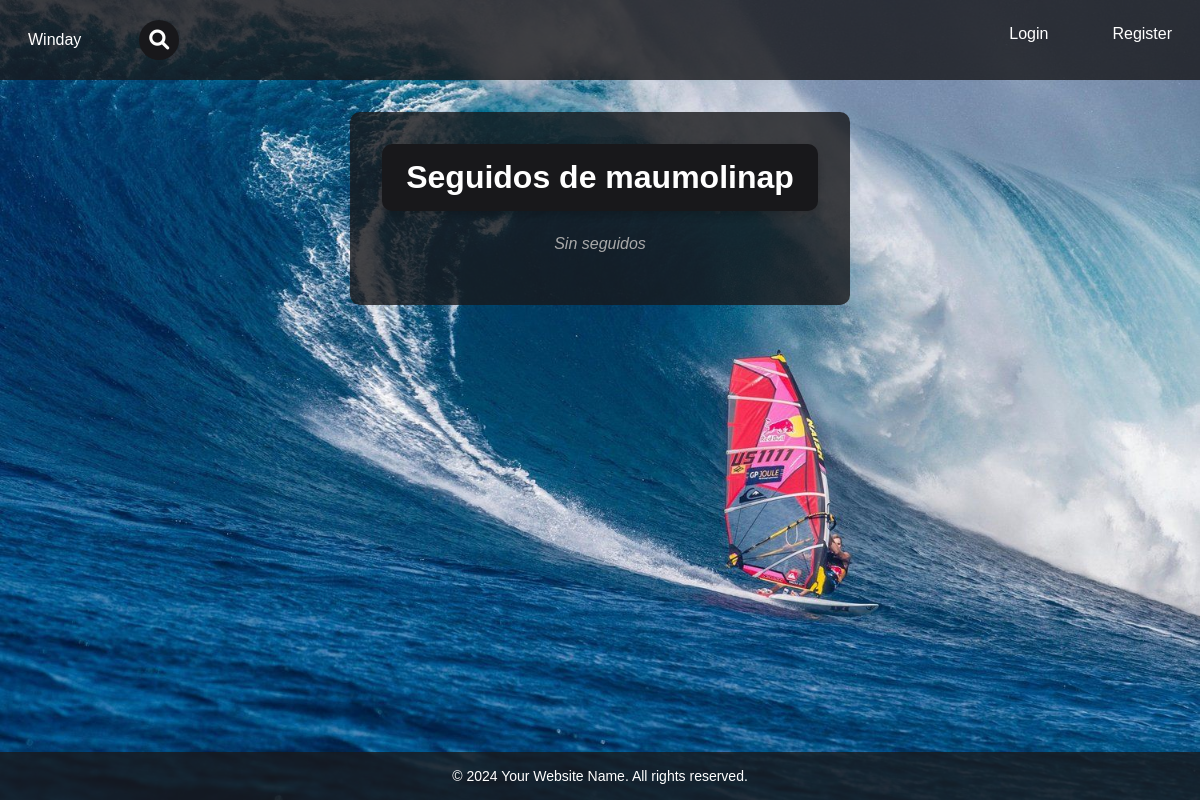
/profile_connections/2/?view=following, run on an earlier commit of the app's database.
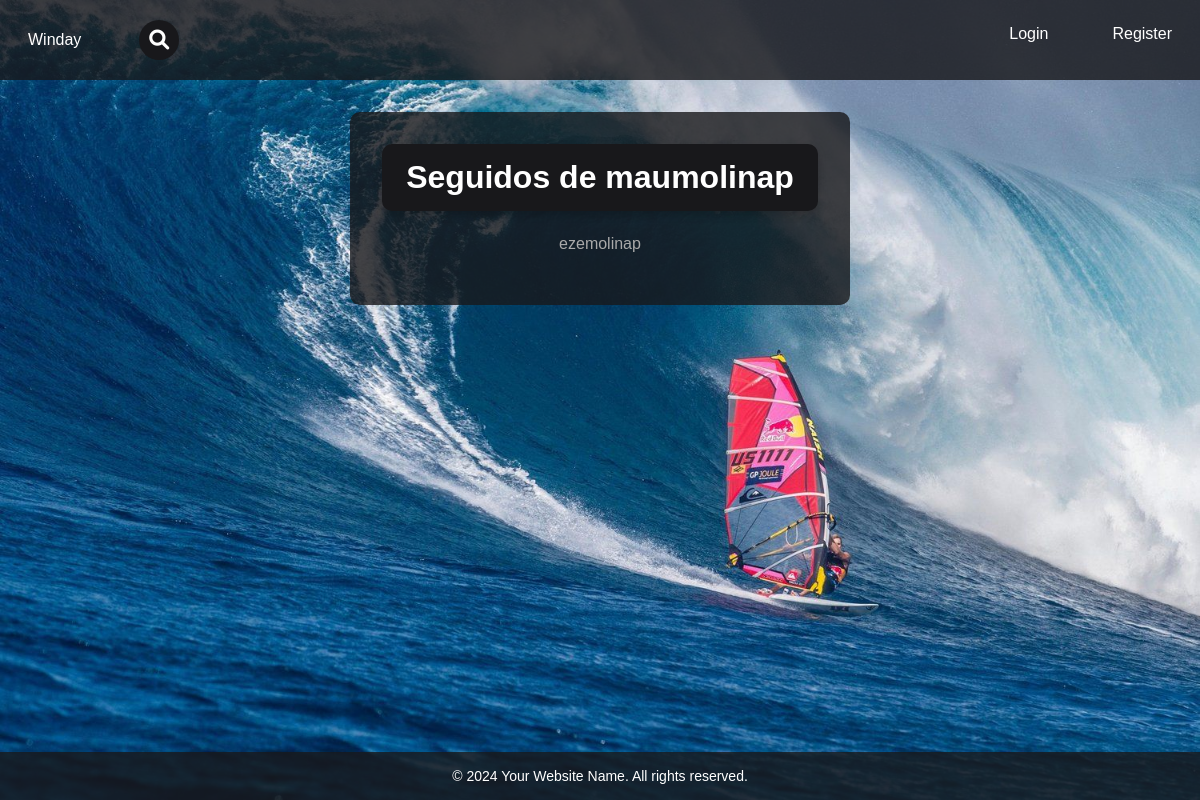
And on a later commit of the database.
### winday/models.py (models this page shows, shortened)
class Profile(models.Model):
    user = models.OneToOneField(User, on_delete=models.CASCADE, related_name="profile")
    followers = models.ManyToManyField(User, related_name="following", blank=True)

class User(AbstractUser):
    class Meta:
        db_table = 'winday_user'  # Nombre de tabla personalizado
    groups = models.ManyToManyField(
        'auth.Group',
        related_name='winday_user_groups',  # Cambiar related_name
        blank=True,
        verbose_name='groups',
        help_text='The groups this user belongs to.',
    )
    user_permissions = models.ManyToManyField(
        'auth.Permission',
        related_name='winday_user_permissions',  # Cambiar related_name
        blank=True,
        verbose_name='user permissions',
        help_text='Specific permissions for this user.',
    )

### winday/views.py (the view)
# urls.py: path("profile_connections/<int:profile_id>/", views.profile_connections, name="profile_connections"),
def profile_connections(request, profile_id):
    user = get_object_or_404(User, pk=profile_id)
    view_type = request.GET.get('view', 'followers')  # Valor por defecto: 'followers'
    if view_type == 'following':
        profiles = user.following.all()
        title = 'Seguidos'
    else:
        profiles = user.profile.followers.all()
        title = 'Seguidores'
    return render(request, 'winday/profile_connections.html', {
        "username": user,
        "profiles": profiles,
        "title": title,
        "view_type": view_type,
    })

### winday/templates/winday/profile_connections.html
{% extends 'winday/layout.html' %}
{% load static %}
{% block body %}
    <div class="login-container">
        <h1 class="principal-title">{{ title }} de {{ username }}</h1>
        <ul class="profile-list">
            {% for user in profiles %}
                <li class="register-link">
                    {% if view_type == 'following' %}
                        <a href="{% url 'winday:profile' user.user %}" class="link">{{ user.user }}</a>
                    {% else %}
                        <a href="{% url 'winday:profile' user %}" class="link">{{ user }}</a>
                    {% endif %}
                </li>
            {% empty %}
                <li class="empty-list profile-item">
                    {% if view_type == 'following' %}
                        Sin seguidos
                    {% else %}
                        Sin seguidores
                    {% endif %}
                </li>
            {% endfor %}
        </ul>
    </div>
{% endblock %}

What changed in the data, as far as the page shows it:
added Profile: user "ezemolinap"
Also different on the page:
text no longer shown: "Sin seguidos"
